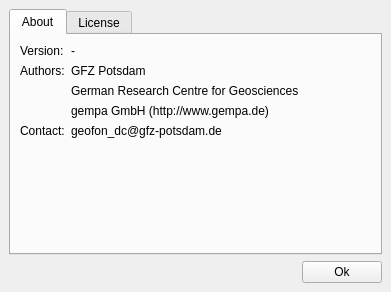
<ui version="4.0" >
 <author></author>
 <comment></comment>
 <exportmacro></exportmacro>
 <class>AboutWidget</class>
 <widget class="QWidget" name="AboutWidget" >
  <property name="geometry" >
   <rect>
    <x>0</x>
    <y>0</y>
    <width>357</width>
    <height>292</height>
   </rect>
  </property>
  <property name="windowTitle" >
   <string>About SeisComP::GUI</string>
  </property>
  <layout class="QVBoxLayout" >
   <property name="margin" >
    <number>9</number>
   </property>
   <property name="spacing" >
    <number>6</number>
   </property>
   <item>
    <widget class="QTabWidget" name="tabWidget" >
     <widget class="QWidget" name="tab" >
      <attribute name="title" >
       <string>About</string>
      </attribute>
      <layout class="QGridLayout" >
       <property name="margin" >
        <number>9</number>
       </property>
       <property name="spacing" >
        <number>6</number>
       </property>
       <item row="1" column="1" >
        <widget class="QLabel" name="label_3" >
         <property name="text" >
          <string>GFZ Potsdam</string>
         </property>
        </widget>
       </item>
       <item row="0" column="1" >
        <widget class="QLabel" name="labelVersion" >
         <property name="text" >
          <string>-</string>
         </property>
        </widget>
       </item>
       <item row="2" column="1" >
        <widget class="QLabel" name="label_6" >
         <property name="text" >
          <string>German Research Centre for Geosciences</string>
         </property>
        </widget>
       </item>
       <item row="4" column="1" >
        <widget class="QLabel" name="label_7" >
         <property name="text" >
          <string>gempa GmbH (http://www.gempa.de)</string>
         </property>
        </widget>
       </item>
       <item row="0" column="0" >
        <widget class="QLabel" name="label" >
         <property name="sizePolicy" >
          <sizepolicy>
           <hsizetype>4</hsizetype>
           <vsizetype>5</vsizetype>
           <horstretch>0</horstretch>
           <verstretch>0</verstretch>
          </sizepolicy>
         </property>
         <property name="text" >
          <string>Version:</string>
         </property>
        </widget>
       </item>
       <item row="5" column="1" >
        <widget class="QLabel" name="label_5" >
         <property name="text" >
          <string>geofon_dc@gfz-potsdam.de</string>
         </property>
        </widget>
       </item>
       <item row="5" column="0" >
        <widget class="QLabel" name="label_4" >
         <property name="text" >
          <string>Contact:</string>
         </property>
        </widget>
       </item>
       <item row="6" column="0" colspan="2" >
        <spacer>
         <property name="orientation" >
          <enum>Qt::Vertical</enum>
         </property>
         <property name="sizeHint" >
          <size>
           <width>351</width>
           <height>40</height>
          </size>
         </property>
        </spacer>
       </item>
       <item row="1" column="0" >
        <widget class="QLabel" name="label_2" >
         <property name="text" >
          <string>Authors:</string>
         </property>
        </widget>
       </item>
      </layout>
     </widget>
     <widget class="QWidget" name="tab_2" >
      <attribute name="title" >
       <string>License</string>
      </attribute>
      <layout class="QVBoxLayout" >
       <property name="margin" >
        <number>9</number>
       </property>
       <property name="spacing" >
        <number>6</number>
       </property>
       <item>
        <widget class="QTextEdit" name="textLicense" >
         <property name="readOnly" >
          <bool>true</bool>
         </property>
        </widget>
       </item>
      </layout>
     </widget>
    </widget>
   </item>
   <item>
    <layout class="QHBoxLayout" >
     <property name="margin" >
      <number>0</number>
     </property>
     <property name="spacing" >
      <number>6</number>
     </property>
     <item>
      <spacer>
       <property name="orientation" >
        <enum>Qt::Horizontal</enum>
       </property>
       <property name="sizeHint" >
        <size>
         <width>271</width>
         <height>20</height>
        </size>
       </property>
      </spacer>
     </item>
     <item>
      <widget class="QPushButton" name="buttonOk" >
       <property name="text" >
        <string>Ok</string>
       </property>
      </widget>
     </item>
    </layout>
   </item>
  </layout>
 </widget>
 <pixmapfunction></pixmapfunction>
 <resources/>
 <connections>
  <connection>
   <sender>buttonOk</sender>
   <signal>clicked()</signal>
   <receiver>AboutWidget</receiver>
   <slot>close()</slot>
   <hints>
    <hint type="sourcelabel" >
     <x>332</x>
     <y>336</y>
    </hint>
    <hint type="destinationlabel" >
     <x>133</x>
     <y>352</y>
    </hint>
   </hints>
  </connection>
 </connections>
</ui>
